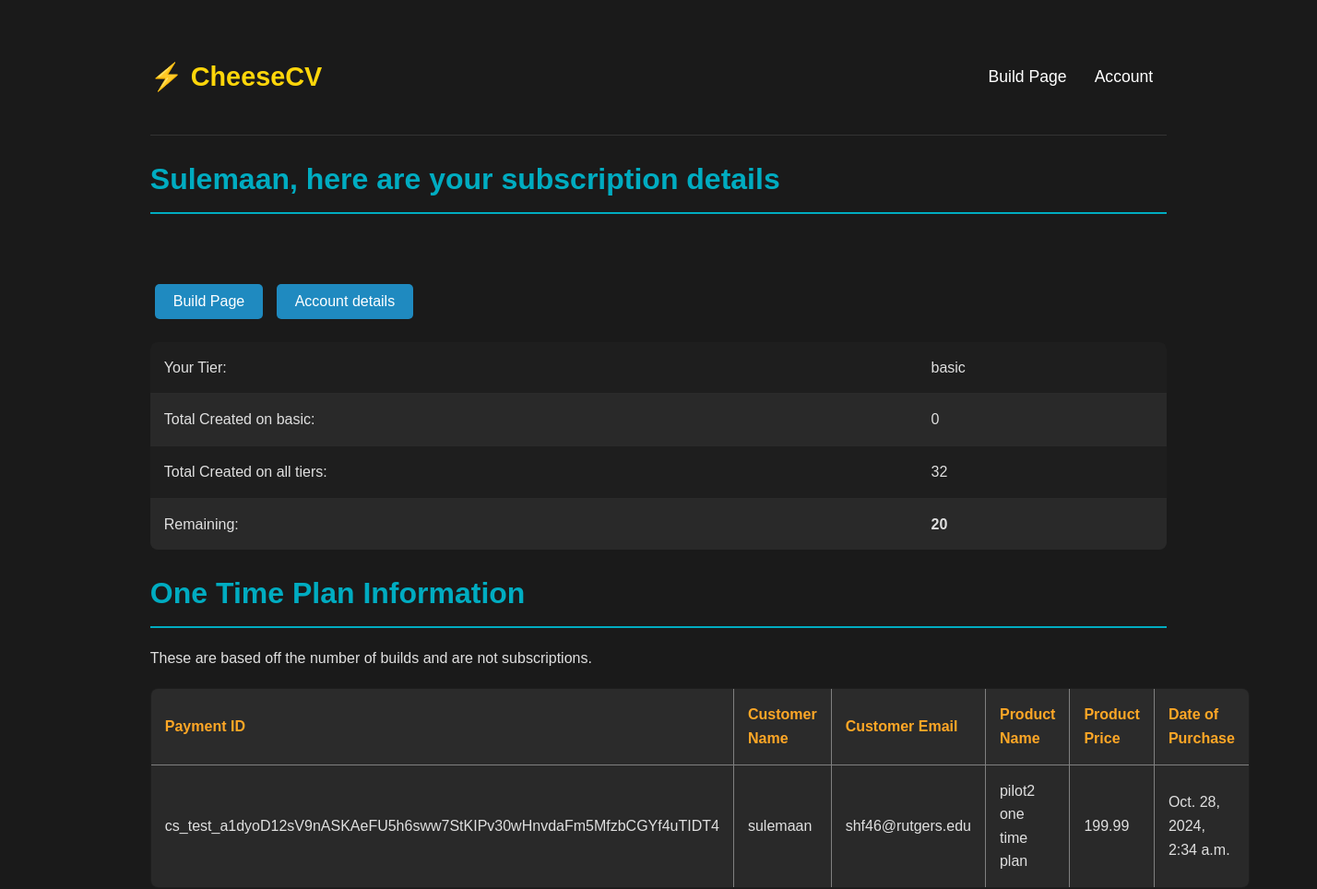
The page /14/subscriptions (signed in, upper part) on the database as committed earlier.
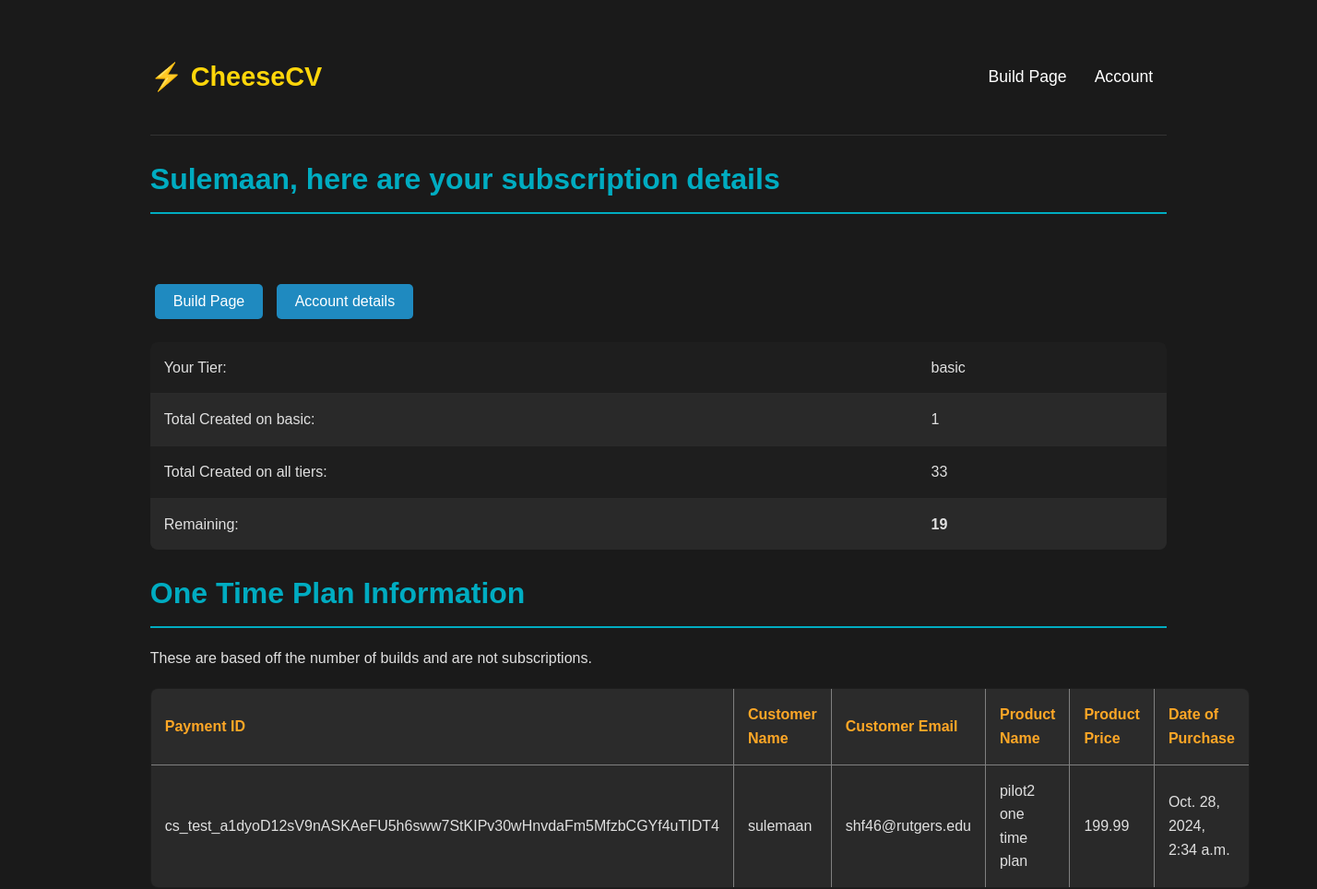
The same page on the database as committed later.
### resume_app/models.py (models this page shows, shortened)
class UserProfile(models.Model):
    def profile_image_upload_to(instance, filename):
        return f"profile_pictures/{instance.account.id}.jpg"
    id = models.AutoField(primary_key=True)
    account = models.ForeignKey(Account, on_delete=models.CASCADE, null=True, related_name='account_user_profile')
    first_name = models.CharField(max_length=255)
    last_name = models.CharField(max_length=255)
    phone = models.CharField(max_length=15)
    city = models.CharField(max_length=255)
    state = models.CharField(max_length=255)
    linkedin_link = models.CharField(blank=True, null=True, max_length=255)
    resume_link = models.URLField(blank=True, null=True)
    github_link = models.CharField(blank=True, null=True, max_length=255)
    website_link = models.URLField(blank=True, null=True)
    profile_image = models.ImageField(upload_to=profile_image_upload_to, storage=OverwriteStorage(), blank=True, null=True)
    spoken_languages = models.CharField(max_length=255, blank=True, null=True)
    programming_languages = models.CharField(max_length=255, blank=True, null=True)
    technical_skills = models.CharField(max_length=255, blank=True, null=True)
    leadership = models.CharField(max_length=255, blank=True, null=True)

class Plan(models.Model):
    id = models.AutoField(primary_key=True)
    type = models.CharField(max_length=255, default="free")
    account = models.ForeignKey(Account, on_delete=models.CASCADE, null=True)
    forms_remaining = models.IntegerField(default=2)
    forms_filled_on_current_plan = models.IntegerField(default=0)
    total_forms_filled = models.IntegerField(default=0)
    total_cover_letters = models.IntegerField(default=0)
    total_tailored_resumes = models.IntegerField(default=0)
    subscription_ids = models.CharField(max_length=100000, blank=True, null=True, help_text="subscription_ids seperated by commas")

### resume_app/views.py (the view)
# urls.py: path('<int:account_id>/subscriptions', subscriptions, name='subscriptions'),
@login_required
def subscriptions(request, account_id):
    account = Account.objects.get(id=account_id)
    user_plan = Plan.objects.get(account = account)
    userprofile = UserProfile.objects.get(account = account)
    payment_instances = Payment.objects.filter(account=account)
    subscription_exists = any(payment_instance.mode == 'subscription' for payment_instance in payment_instances)
    if request.method == 'GET':
        context = {
                    'account' : account,
                    'user_profile': userprofile,
                    'user_plan' : user_plan,
                    'payment_instances' : payment_instances ,
                    'remaining' : user_plan.forms_remaining - user_plan.forms_filled_on_current_plan,
                    'subscription_exists': subscription_exists,
        }
        return render(request, 'subscriptions.html' , context)

### resume_app/templates/subscriptions.html (shortened to what this page needs)
{% extends 'index.html' %}
{% load static %}
{% block header_links %}
        <a href="{% url 'confirmation' account_id=account.id %}">  Build Page </a>
        <a href="{% url 'account' account_id=account.id %}">  Account </a>
{% endblock %}
{% block content %}
<h1>{{user_profile.first_name}}, here are your subscription details </h1>
    <br> <br>
    <a href="{% url 'confirmation' account_id=account.id %}" class="reload_resume_and_website-button">
        <button type="button"> Build Page </button>
    </a>
    <a href="{% url 'account' account_id=account.id %}" class="reload_resume_and_website-button">
        <button type="button"> Account details </button>
    </a>
    <table class="user-info-table">
        <tr>
            <td>Your Tier:</td>
            <td>{{account.tier}}</td>
        </tr>
        <tr>
            <td>Total Created on {{account.tier}}:</td>
            <td>{{user_plan.forms_filled_on_current_plan}}</td>
        </tr>
        <tr>
            <td>Total Created on all tiers:</td>
            <td>{{user_plan.total_forms_filled}} </td>
        </tr>
        <tr>
            <td>Remaining:</td>
            <td> <b> {{remaining}} </b> </td>
        </tr>
    </table>
    <h1> One Time Plan Information </h1>
    <p> These are based off the number of builds and are not subscriptions.</p>
    {% if payment_instances %}
        {% for payment_instance in payment_instances %}
            {% if payment_instance.mode == 'payment' %}
                <table border="1">
                    <tr>
                        <th>Payment ID</th>
                        <th>Customer Name</th>
                        <th>Customer Email</th>
                        <th>Product Name</th>
                        <th>Product Price</th>
                        <th>Date of Purchase</th>
                    </tr>
                        <tr>
                            <td>{{ payment_instance.subscription_id }}</td>
                            <td>{{ payment_instance.customer_name }}</td>
                            <td>{{ payment_instance.customer_email }}</td>
                            <td>{{ payment_instance.product_name }}</td>
                            <td>{{ payment_instance.product_price }}</td>
                            <td>{{ payment_instance.start_date }}</td>
                        </tr>
                </table>
            {% endif %}
        {% endfor %}
    {% else %}
        <b> <p>No one time payment plans found for this account</p> </b>
    {% endif %}
<br><br>
{% endblock %}

Rows that differ between the two databases and show on the page:
changed Plan: forms_filled_on_current_plan "0" → "1"; total_forms_filled "32" → "33"
Other text that changed with them:
{{ remaining }}: "20" → "19"
